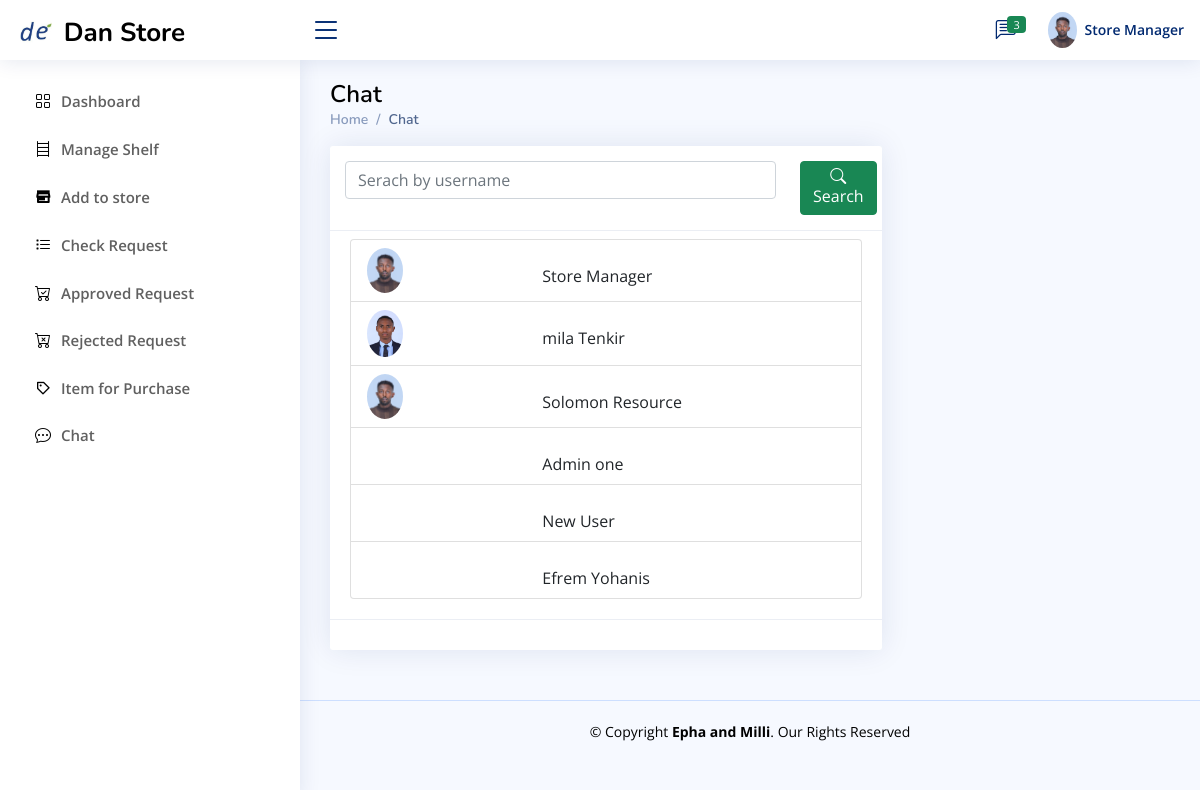
The app's page /Store_Manager/st_all_user/ (signed in), older data.
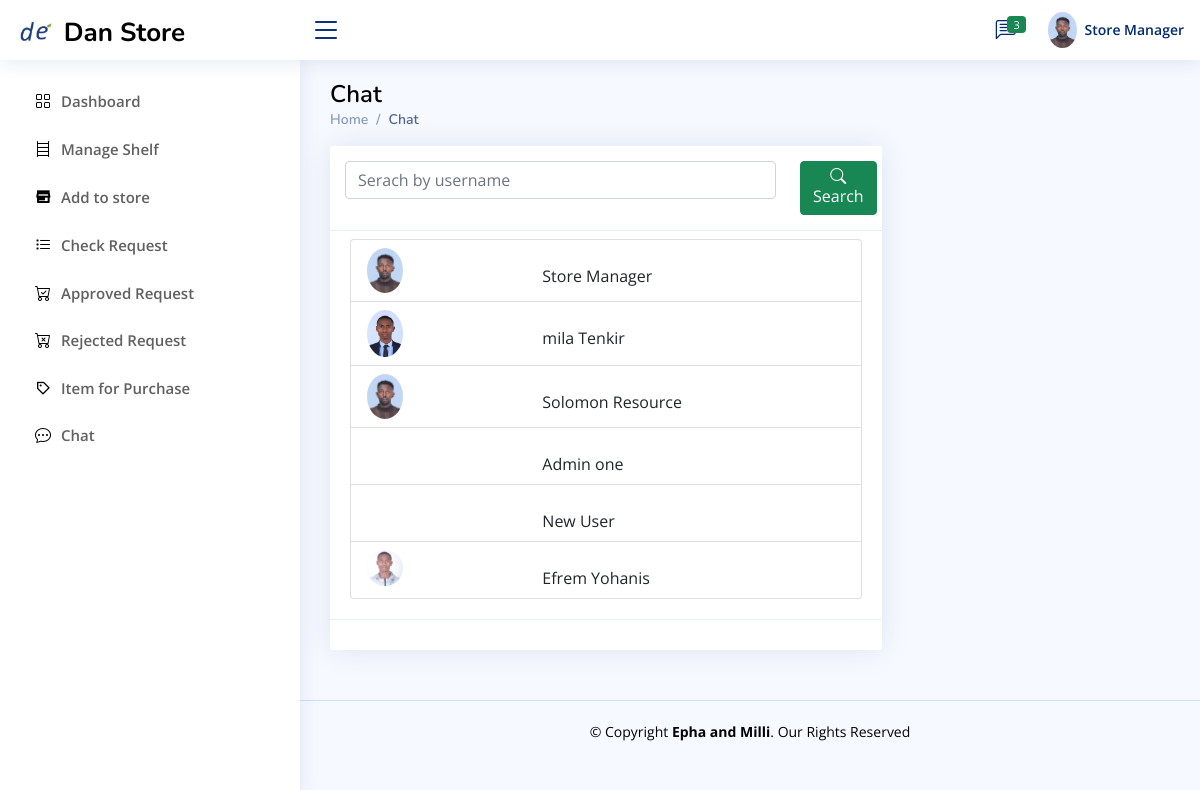
The same page, newer data.
### Store_manager/models.py (models this page shows, shortened)
class employ(models.Model):
    user=models.ForeignKey(User,null=True,blank=True,on_delete=models.CASCADE)
    role= models.CharField(max_length=200,null=True,blank=True)
    profile_pic=models.ImageField(null=True,blank=True, upload_to='Profile/')
    Full_Name=models.CharField(max_length=300, null=True)
    gender = models.CharField(max_length=20,null=True,blank=True)
    phone1 = models.CharField(max_length=200, null=True)
    phone2 = models.CharField(max_length=200, null=True)
    facebook = models.CharField(max_length=200, null=True,blank=True)
    telegram = models.CharField(max_length=200, null=True,blank=True)
    instagram = models.CharField(max_length=200, null=True,blank=True)
    about = models.TextField(max_length=500, null=True)
    address = models.CharField(max_length=200, null=True)
    inDepartment = models.CharField(max_length=300,null=True)
    date_created = models.DateTimeField(auto_now_add=True, null=True)
    Thechnologist =models.BooleanField(blank=True,null=True,default=False)
    accessStore=models.ForeignKey(allStore,null=True,blank=True,on_delete=models.CASCADE)
    Titel = models.CharField(max_length=20,null=True,blank=True)
    Filed_Study = models.CharField(max_length=20,null=True,blank=True)
    Collage = models.CharField(max_length=20,null=True,blank=True)
    grade=models.CharField(max_length=20,null=True,blank=True)
    Year_Graguation = models.DateField(null=True,blank=True)
    Document=models.FileField(null=True,blank=True,upload_to="File/Document")

### Store_manager/views.py (the view)
# urls.py: path('st_all_user/',views.store_all_user,name="st-all-user"),
def store_all_user(request):
    try:
        if request.user.groups.all()[0].name == 'Store_Manager':
            user_id=(request.user.id)
            user=User.objects.get(id=user_id)
            re_emp=employ.objects.get(user=user)
            curretnUser = request.user
            exploreU = employ.objects.get(user = curretnUser)
            me_with=exploreU
            my_message=chatbot.objects.filter(me_with=me_with)
            admin = exploreU
            chat_group1=employ.objects.all()
            context={
                'admin':admin,
                'my_message':my_message,
                'chat_group2':chat_group1,
                're_emp':re_emp
            }
            return render(request,'Store_manager/chat/index2.html',context)
        messages.error(request, 'Permission denied ')
        return redirect('log-out')
    except IndexError as e:
        messages.error(request, 'Login Before ')
        return redirect('log-out')

### Templates/Store_manager/chat/index2.html (shortened to what this page needs)
{% extends 'Store_manager/chat/index.html'  %}
{% block store %}
<main id="main" class="main">
    <div class="pagetitle">
      <h1 style="color: black">Chat</h1>
      <nav>
        <ol class="breadcrumb">
          <li class="breadcrumb-item"><a href="#">Home</a></li>
          <li class="breadcrumb-item active">Chat</li>
        </ol>
      </nav>
    </div>
    <section class="section">
        <div class="row">
            <div class="col-lg-8">
                <div class="card">
                    <div class="card-header">
                      <form action="" method="post">
                        <div class="row">
                            <div class="col-10">
                              <input type="text" class="form-control" id="inputText" name="serach" placeholder="Serach by username" >
                          </div>
                          <div class="col-2">
                              <button type="submit" class="btn btn-success"> <i class="bi bi-search"></i> Search</button>
                          </div>
                        </div>
                      </form>
                    </div>
                    <div class="card-body pt-2">
                        <div class="list-group">
                          {% block chat %}
                          {% for chat_group in chat_group2  %}
                          <a href="{% url 'chat_pepol' chat_group.id %}" class="list-group-item list-group-item-action " aria-current="true">
                            <div class="row">
                                <div class="col-lg-4">
                                  {% if chat_group.profile_pic %}
                                    <img src="{{ chat_group.profile_pic.url}}" alt="Profile" class="rounded-circle w-25">
                                  {% endif %}
                                </div>
                                <div class="col-lg-8">
                                    <div class="pt-3">
                                        <span class="d-none d-md-block ps-2">{{chat_group.user.first_name}} {{chat_group.user.last_name}}</span>
                                     </div>
                                </div>
                            </div>
                            </a>
                         {% endfor %}
                            {% endblock chat %}
                          </div>
                    </div>
                    <div class="card-footer">
                    </div>
                  </div>
            </div>
         </div>
    </section>
  </main>
{% endblock %}

Row changes from the older to the newer data that the page shows:
changed employ "Efrem": profile_pic: picture added
